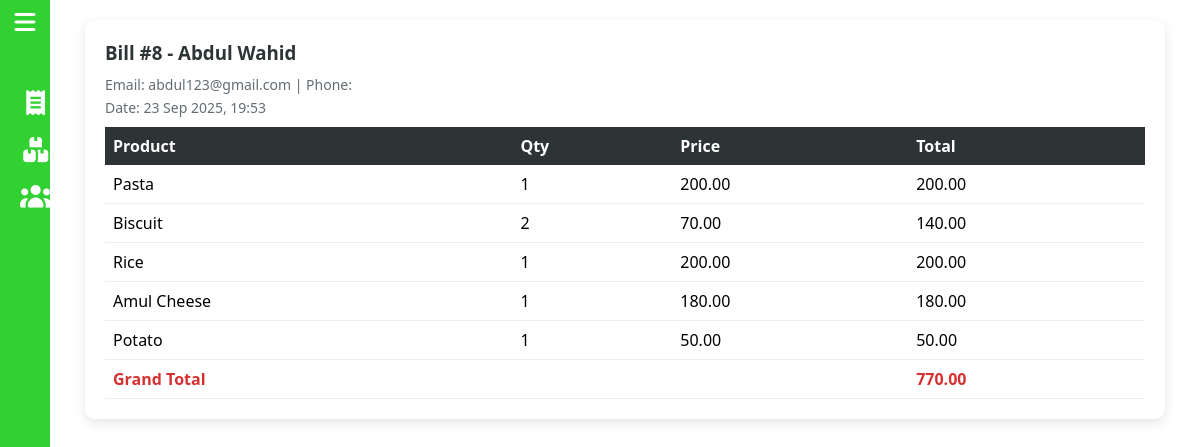
The page /dashboard/staff/customers on the database as committed earlier.
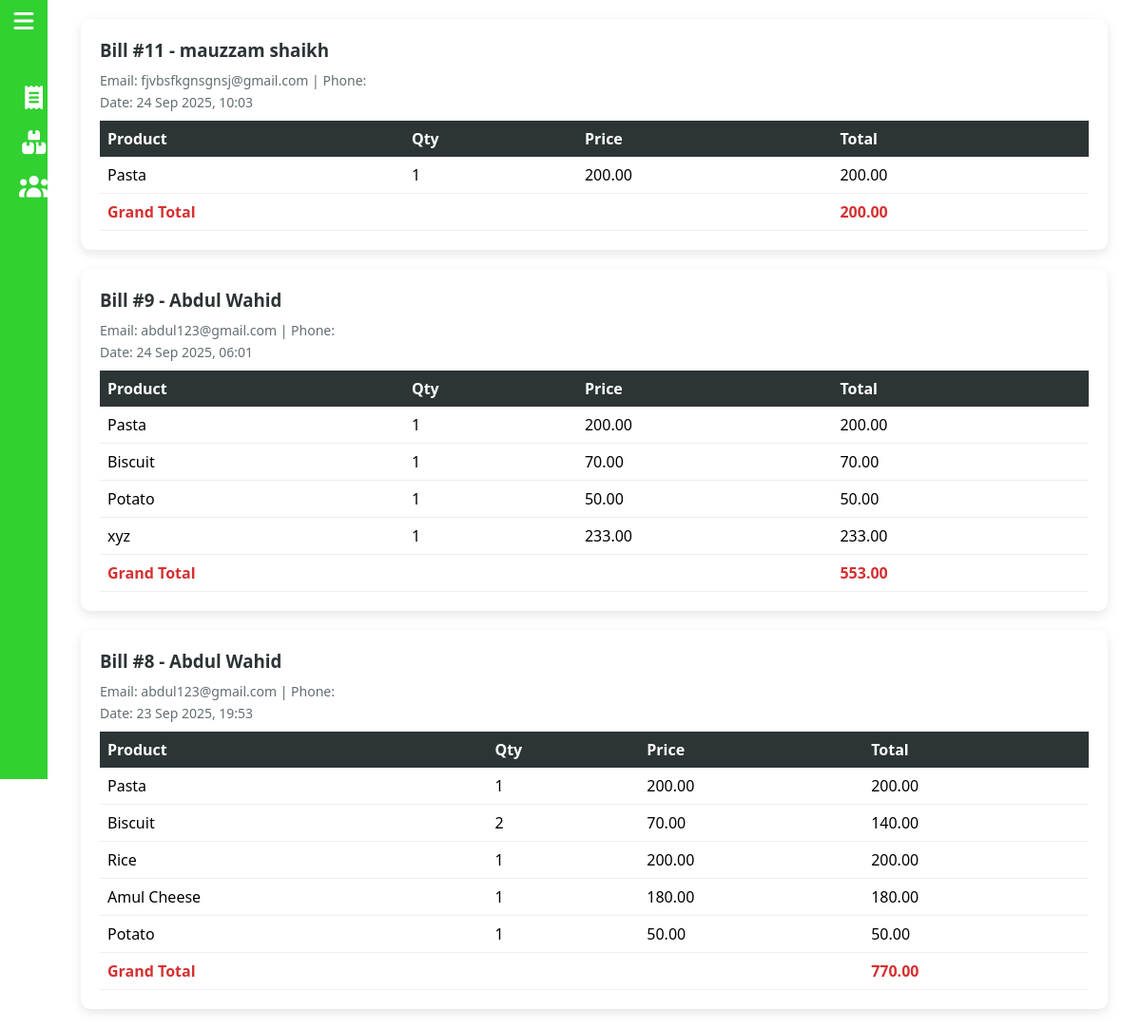
The same page on the database as committed later.
### dashboard/models.py (models this page shows, shortened)
class Bill(models.Model):
    customer = models.ForeignKey(Customer, on_delete=models.SET_NULL, null=True, blank=True)
    total_amount = models.DecimalField(max_digits=12, decimal_places=2, default=Decimal('0.00'))
    created_at = models.DateTimeField(auto_now_add=True)

class Customer(models.Model):
    name = models.CharField(max_length=100)
    phone = models.CharField(max_length=15, blank=True, null=True)
    email = models.EmailField(blank=True, null=True)
    address = models.TextField(blank=True, null=True)
    created_at = models.DateTimeField(auto_now_add=True)

class BillItem(models.Model):
    bill = models.ForeignKey(Bill, related_name="items", on_delete=models.CASCADE)
    product = models.ForeignKey("Product", on_delete=models.SET_NULL, null=True, blank=True)
    product_name = models.CharField(max_length=200)            # snapshot name
    product_price = models.DecimalField(max_digits=12, decimal_places=2)  # snapshot price
    quantity = models.PositiveIntegerField()
    total = models.DecimalField(max_digits=12, decimal_places=2)

### dashboard/views.py (the view)
# urls.py: path("staff/customers", views.staffCustomers, name="staff/customers"),
def staffCustomers(request):
    bills = Bill.objects.select_related("customer").prefetch_related("items").all().order_by("-created_at")
    return render(request, "dashboard/staff/pages/customers/customers.html", {
        "bills": bills
    })

### templates/dashboard/staff/pages/customers/customers.html (shortened to what this page needs)
{% extends "dashboard/staff/staff.html" %}
{% block body %}
<div class="customerContainer">
    {% for bill in bills %}
    <div class="billCard">
        <h3>Bill #{{ bill.id }} - {{ bill.customer.name }}</h3>
        <p>Email: {{ bill.customer.email }} | Phone: {{ bill.customer.phone_number }}</p>
        <p>Date: {{ bill.created_at|date:"d M Y, H:i" }}</p>
        <table class="billTable">
            <thead>
                <tr>
                    <th>Product</th>
                    <th>Qty</th>
                    <th>Price</th>
                    <th>Total</th>
                </tr>
            </thead>
            <tbody>
                {% for item in bill.items.all %}
                <tr>
                    <td>{{ item.product_name }}</td>
                    <td>{{ item.quantity }}</td>
                    <td>{{ item.product_price }}</td>
                    <td>{{ item.total }}</td>
                </tr>
                {% endfor %}
                <tr class="totalRow">
                    <td colspan="3">Grand Total</td>
                    <td>{{ bill.total_amount }}</td>
                </tr>
            </tbody>
        </table>
    </div>
    {% empty %}
    <p>No bills found.</p>
    {% endfor %}
</div>
{% endblock body %}

Rows that differ between the two databases and show on the page:
added Bill: id "11", customer.name "mauzzam shaikh", customer.email "fjvbsfkgnsgnsj@gmail.com", created_at "24 Sep 2025, 10:03", total_amount "200.00"
added BillItem: product_name "Pasta", quantity "1", product_price "200.00", total "200.00", shown under "11"
added Bill: id "9", customer.name "Abdul Wahid", customer.email "abdul123@gmail.com", created_at "24 Sep 2025, 06:01", total_amount "553.00"
added BillItem: product_name "Pasta", quantity "1", product_price "200.00", total "200.00", shown under "9"
added BillItem: product_name "Biscuit", quantity "1", product_price "70.00", total "70.00", shown under "9"
added BillItem: product_name "Potato", quantity "1", product_price "50.00", total "50.00", shown under "9"
added BillItem: product_name "xyz", quantity "1", product_price "233.00", total "233.00", shown under "9"
